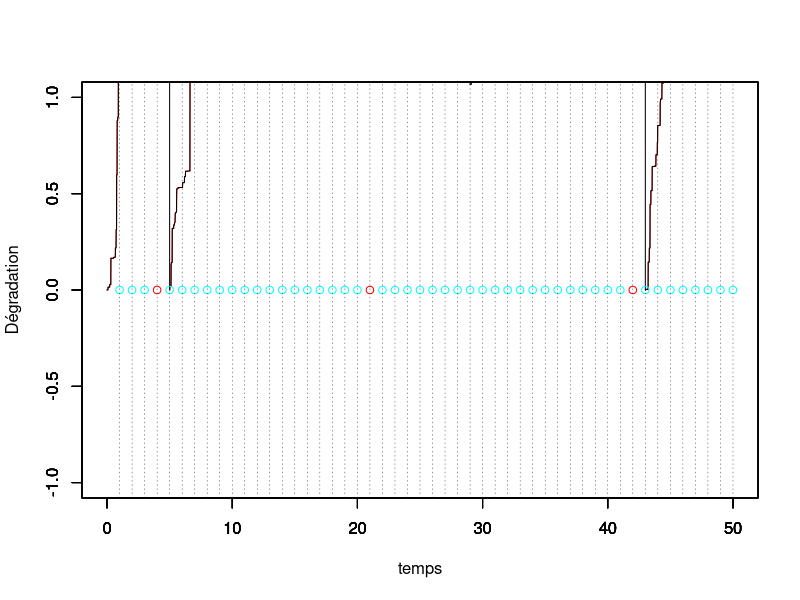
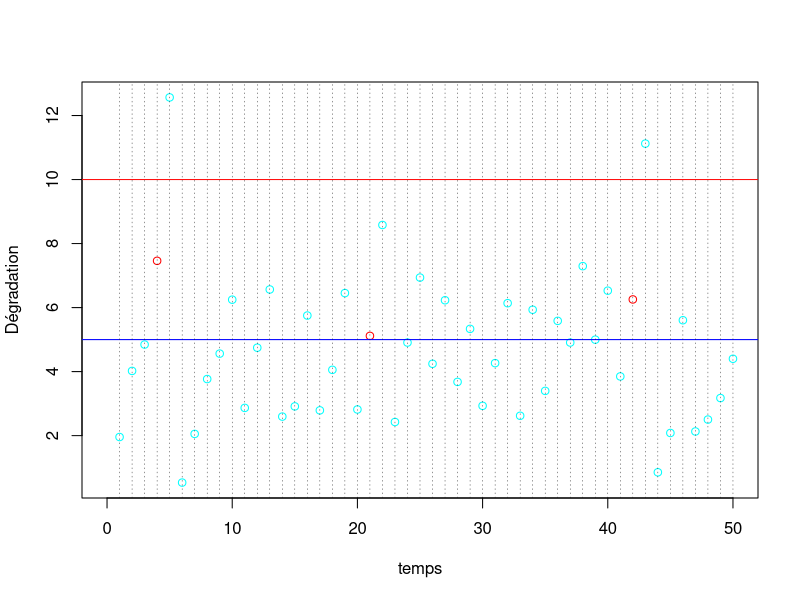
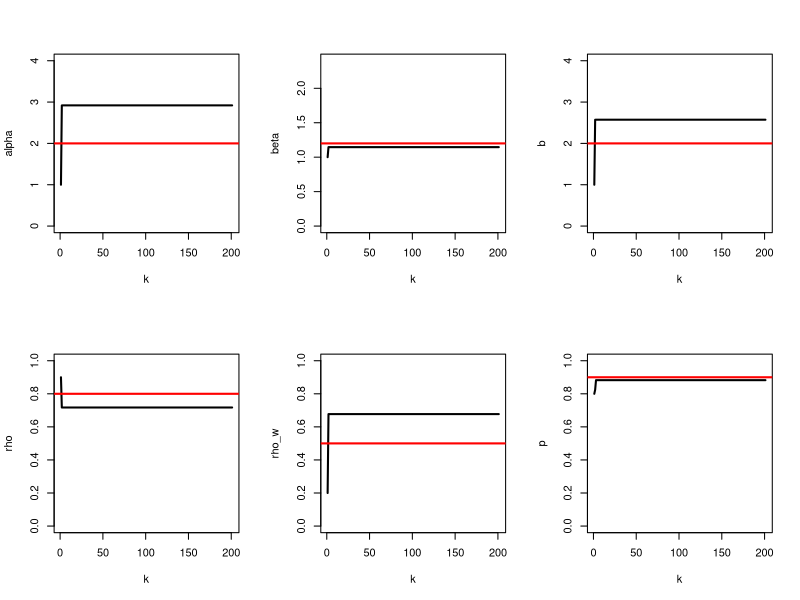

Here is the R script that generated these plots, in order:
#### Programme de simulation lorsqu'on observe uniquement la dégradation juste avant l'inspection
#### avec deux effets de la maintenance :
#### ARD inf avec rho in [0,1] avec proba p
#### ARD inf avec rho' pour les réparations néfastes avec proba 1-p



rm(list=ls())
library(ggplot2)
library(tidyverse)
library(dplyr)

# Nb de simulations
N<- 1
est.theta <- matrix(nrow=N,ncol=6)

tau <- 1 # intervalle inter-inspection
rho <- 0.8 # parametre ARDinf pour les maintenances efficaces avec proba p
rho_w <- 0.5 # parametre ARDinf pour les maintenances néfastes avec proba 1-p
p <- 0.9 # proba que la maintenance préventive soit efficace


L <- 5 # seuil pour MP
M <- 10 # seuil pout MC
tps.final <- 50 # fenêtre d'observation du processus

id.newcycle <- FALSE # Initialisation du nb de cycle de renouvellement

#set.seed(123)
# Simulation d'un processus gamma jusqu'au temps final
pas = 0.01 # pas de temps pour simuler le processus

alpha = 2 # paramètre de forme de Gamma a = alpha (t)^beta
beta = 1.2 # paramètre de forme  de Gamma
b=2   # paramètre d'échelle du Gamma
temps = seq(from = 0,to = tps.final,by = pas)
temps2 <- temps

theta <-c(alpha,beta,b,rho,rho_w,p)


n=length(temps)

nb.inspections<- floor(tps.final/tau) # nombre d'inspections max pendant la fenêtre d'observation.

temps.insp<-temps[tau/pas*(1:nb.inspections)+1] # temps des inspections (t_i dans le papier) sans tenir compte des renouvellements

for(kk in 1:N){
  obs<-numeric(nb.inspections) # données observées (pendant les inspections, à t_j^-)
  vect.b<-rep(1,nb.inspections) # données non observées =1 si PM efficace, 0 si worse
  Delta.P <-rep(0,nb.inspections) # Données observées = 1 si renouvellement
  
  j<-1 # indicateur prochaine inspection
  j.newcycle <- 0 # identifier le j où nouveau cycle
  nb.cycles <- 1 # compteur de cycles
  
  x=matrix(nrow=nb.inspections,ncol = n) # processus Gamma simulé, nb.lignes = nb.cycles
  x[nb.cycles,1] = 0     # initialisation du processus Gamma = 0 à t=0
  for(i in 2:n){
    x[nb.cycles,i] = x[nb.cycles,i-1] + rgamma(1,rate = b, shape = alpha*(temps2[i]^beta-temps2[i-1]^beta))
  }
  y=numeric(n) # processus Gamma maintenu
  y.tilde=numeric(n) # processus Gamma maintenu
  y[1]<-0
  y.tilde[1]<-0
  
  while (j<=nb.inspections) {
    # boucle sur un cycle de renouvellement
    if (id.newcycle){
      # on resimule un x depuis 0
      x[nb.cycles,1:((j-1)*tau/pas+1)] = 0     # initialisation du processus Gamma = 0 à t=0
      for(i in ((j-1)*tau/pas+2):n){
        x[nb.cycles,i] = x[nb.cycles,i-1] + rgamma(1,rate = b, shape = alpha*(temps[i-(j-1)*tau/pas+1]^beta-temps[i-(j-1)*tau/pas]^beta))
      }
      id.newcycle <- FALSE
    }
    # Changement 21/07 : remise du temps à 0 
    #  y.tilde[((j-1)*tau/pas+2):(j*(tau/pas)+1)]<-y[((j-1)*tau/pas+2):(j*(tau/pas)+1)]<-y[(j-1)*tau/pas+1]+ x[nb.cycles,((j-j.newcycle-1)*tau/pas+2):((j-j.newcycle)*(tau/pas)+1)]- x[nb.cycles,(j-j.newcycle-1)*tau/pas+1]
    
    #y.tilde[((j-1)*tau/pas+2):(j*(tau/pas)+1)]<-y[((j-1)*tau/pas+2):(j*(tau/pas)+1)]<-y[(j-1)*tau/pas+1]+ x[nb.cycles,((j-1)*tau/pas+2):(j*(tau/pas)+1)]- x[nb.cycles,(j-1)*tau/pas+1]
    y[((j-1)*tau/pas+2):(j*(tau/pas)+1)]<-y[(j-1)*tau/pas+1]+ x[nb.cycles,((j-1)*tau/pas+2):(j*(tau/pas)+1)]- x[nb.cycles,(j-1)*tau/pas+1]
    
    obs[j]<-y[j*tau/pas+1] # état dégradation à l'inspection (t_j^-)
    
    if (obs[j] < L) {
      print("no action")
    } else {
      if (obs[j]<M) {
        u<-runif(1)
        if (u>p){
          vect.b[j]<-0 # b=0 si worse, =1 si efficace
        }
        ifelse(u<=p,y[j*tau/pas+1]<-(1-rho)*y[j*tau/pas+1],y[j*tau/pas+1]<-(1+rho_w)*y[j*tau/pas+1])
        # on écrase (ARD infini)
      } else {
        y[j*tau/pas+1]<-0
        id.newcycle <- TRUE
        j.newcycle <- j
        if(j<nb.inspections){
          Delta.P[j]<-1
          nb.cycles <- nb.cycles+1
        } # 19/09/22 : Peu importe si la dernière inspection est une CM
        
        #     temps2[(j*tau/pas+1):n] <- temps[(j*tau/pas+1):n]-temps[j*tau/pas+1]
      }
    }
    j<-j+1
  }
  
  vect.u <- (obs<M)*(obs>L) # indicatrice u_i
  
  
  #df <- data.frame(temps,x,y)
  #mygraph <- ggplot(df,aes(x = temps)) +  
  #  geom_line(aes(y = y), color = "darkred") +
  #  geom_line(aes(y = x), color="steelblue", linetype="twodash") +
  #  geom_abline(slope = 0,intercept = L,color="blue") +
  #  geom_abline(slope = 0,intercept = M,color="red")
  
  
  temps.cycle<-c(0,tau*which(obs>M),tps.final)
  indice.temps.cycle <- c(1,tau/pas*(which(obs>M))+1,length(temps))
  
  
  # Calcul du vecteur s (cf. papier)
  #s<-temps[1:indice.temps.cycle[2]]
  #for(k in 2:nb.cycles){
  #  s.aux <- temps[(indice.temps.cycle[k]+1):indice.temps.cycle[k+1]]-temps[indice.temps.cycle[k]]
  #  s<-c(s,s.aux)
  #}
  
  #temps.insp.2<-c(0,s[tau/pas*(1:nb.inspections)+1]) # Ajout du 20/09/2022 : A mettre dans la LogL
  
  #dif.tps <- diff(temps.insp.2^beta)
  #dif.tps[dif.tps<0]<-1  # vecteur de longueur n prenant en compte les renouvellements (23/09/2022)
  
  
  for (k in 1:nb.cycles){
    plot(temps[indice.temps.cycle[k]:indice.temps.cycle[k+1]],x[k,indice.temps.cycle[k]:indice.temps.cycle[k+1]],col="red",type="l",ylim = c(0,max(y.tilde)),xlim = c(0,tps.final),xlab="",ylab="")
    par(new=T)
  }
  
  #plot(temps,y.tilde,type="l",ylim=c(0,max(y.tilde)),xlim = c(0,tps.final),ylab="",xlab="")
  plot(temps,y,type="l",ylim=c(0,max(y.tilde)),xlim = c(0,tps.final),ylab="",xlab="")
  
  
  par(new=T)
  vect.b.fact <- factor(vect.b)
  mescouleurs <- rainbow(length(levels(vect.b.fact)))
  plot(tau*(1:nb.inspections),numeric(length = nb.inspections),ylim=c(0,max(y.tilde)),type="p",xlim = c(0,tps.final),xlab = "temps",ylab="Dégradation",col=mescouleurs[vect.b.fact])
  abline(h=L,col="blue")
  abline(h=M,col="red")
  abline(v=tau*(1:nb.inspections), lty =3, col = grey(0.1), lwd = 0.45)
  
  vect.b.fact <- factor(vect.b)
  mescouleurs <- rainbow(length(levels(vect.b.fact)))
  plot(1:nb.inspections,obs,type="p",xlim = c(0,tps.final),xlab = "temps",ylab="Dégradation",col=mescouleurs[vect.b.fact])
  abline(h=L,col="blue")
  abline(h=M,col="red")
  abline(v=tau*(1:nb.inspections), lty =3, col = grey(0.1), lwd = 0.45)
  abline(v=81)
  
  
  
  
  #abline(v = tau*(1:nb.inspection))
  
  #####################################
  ############## Algo EM ##############
  #####################################
  
  # initialisation des paramètres
  K<- 200
  
  hat.theta<-matrix(nrow=K+1,ncol=6)
  hat.theta.new<-matrix(nrow=K+1,ncol=6)
  
  #hat.theta[1,] <- c(1.2,1.1,1.5,0.8,0.9,0.6) # (alpha,beta,b,rho,rho^\prime,p)
  hat.theta[1,] <- c(1,1,1,.9,.2,0.8)
  hat.theta.new[1,] <- c(1,1,1,.9,.2,0.8)
  
  # On ne définit les p.tildes[i] que lorsque u_{i-1}=1 
  ind.u<-which(vect.u[1:(nb.inspections-1)]==1)
  
  # Indice intervenant dans les sommes (i.e tel que u_{i-1}=1)
  ind.i.u<-rep(0,nb.inspections)
  ind.i.u[ind.u+1] <- 1
  
  # indice i lorsque Delta_{i-1}=1 et i différent de nb.inspections
  ind.Delta<-which(Delta.P[1:(nb.inspections-1)]==1)
  
  ind.i.Delta<-c(1,rep(0,nb.inspections-1))
  ind.i.Delta[ind.Delta+1] <- 1   # Pb si la dernière inspection est > M (15/09/22)
  
  
  
  
  #Définition des y_{t_{i-1}}
  obs.pre<-c(0,obs[1:(nb.inspections-1)])*(1-ind.i.Delta)
  
  temps.insp.pre <- c(0,temps.insp[1:(nb.inspections-1)])
  
  
  # Nouveaux temps d'inspection prennant en compte les renouvellements
  
  
  tps.insp.wR<-c(tau,rep(0,nb.inspections-1))
  tps.insp.pre.wR<-rep(0,nb.inspections)
  
  for(i in 2:nb.inspections){
    if(ind.i.Delta[i]==1){
      tps.insp.wR[i]<-tau
      tps.insp.pre.wR[i]<-0
    } else {
      tps.insp.wR[i]<-tps.insp.wR[i-1]+tau
      tps.insp.pre.wR[i]<-tps.insp.pre.wR[i-1]+tau
    }
  }
  
  data <- data.frame(temps.insp,temps.insp.pre,obs,obs.pre,vect.u,vect.b,ind.i.u,Delta.P,ind.i.Delta,tps.insp.wR,tps.insp.pre.wR)
  
  
  
  data1 <- filter(data,ind.i.u==1) # On ne garde que les y_i tq u_{i-1}=1
  data0 <- filter(data,ind.i.u==0)
  
  
  
  delta <- hat.theta[1,1]*(tps.insp.wR^hat.theta[1,2]-tps.insp.pre.wR^hat.theta[1,2])
  delta.new <- hat.theta.new[1,1]*(tps.insp.wR^hat.theta.new[1,2]-tps.insp.pre.wR^hat.theta.new[1,2])
  
  
  #p.tilde <- (hat.theta[1,6]*dgamma(obs-(1-c(0,Delta.P[1:(nb.inspections-1)]))*(1-hat.theta[1,4])^(c(0,vect.u[1:(nb.inspections-1)]))*c(0,obs[1:(nb.inspections-1)]),delta,rate=hat.theta[1,3]))/(hat.theta[1,6]*dgamma(obs-(1-c(0,Delta.P[1:(nb.inspections-1)]))*(1-hat.theta[1,4])^(c(0,vect.u[1:(nb.inspections-1)]))*c(0,obs[1:(nb.inspections-1)]),delta,rate=hat.theta[1,3])+(1-hat.theta[1,6])*dgamma(obs-(1-c(0,Delta.P[(nb.inspections-1)]))*(1+hat.theta[1,5])^(c(0,vect.u[1:(nb.inspections-1)]))*c(0,obs[1:(nb.inspections-1)]),delta,rate=hat.theta[1,3]))
  
  # p.tilde uniquement défini lorsque u_{i-1}=1
  
  #p.tilde <- ifelse(data1$obs/data1$obs.pre<=1,1,(hat.theta[1,6]*dgamma(data$obs[ind.i.u==1]-(1-hat.theta[1,4])*data$obs.pre[ind.i.u==1],delta[ind.i.u==1],rate=hat.theta[1,3]))/(hat.theta[1,6]*dgamma(data$obs[ind.i.u==1]-(1-hat.theta[1,4])*data$obs.pre[ind.i.u==1],delta[ind.i.u==1],rate=hat.theta[1,3])+(1-hat.theta[1,6])*dgamma(data$obs[ind.i.u==1]-(1+hat.theta[1,5])*data$obs.pre[ind.i.u==1],delta[ind.i.u==1],rate=hat.theta[1,3])))
  p.tilde <- ifelse(data1$obs/data1$obs.pre<=1,1,(hat.theta[1,6]*dgamma(data1$obs-(1-hat.theta[1,4])*data1$obs.pre,delta[ind.i.u==1],rate=hat.theta[1,3]))/(hat.theta[1,6]*dgamma(data$obs[ind.i.u==1]-(1-hat.theta[1,4])*data$obs.pre[ind.i.u==1],delta[ind.i.u==1],rate=hat.theta[1,3])+(1-hat.theta[1,6])*dgamma(data$obs[ind.i.u==1]-(1+hat.theta[1,5])*data$obs.pre[ind.i.u==1],delta[ind.i.u==1],rate=hat.theta[1,3])))
  p.tilde.new <- ifelse(data1$obs/data1$obs.pre<=1,1,(hat.theta.new[1,6]*dgamma(data1$obs-(1-hat.theta.new[1,4])*data1$obs.pre,delta.new[ind.i.u==1],rate=hat.theta.new[1,3]))/(hat.theta.new[1,6]*dgamma(data$obs[ind.i.u==1]-(1-hat.theta.new[1,4])*data$obs.pre[ind.i.u==1],delta.new[ind.i.u==1],rate=hat.theta.new[1,3])+(1-hat.theta.new[1,6])*dgamma(data$obs[ind.i.u==1]-(1+hat.theta.new[1,5])*data$obs.pre[ind.i.u==1],delta.new[ind.i.u==1],rate=hat.theta.new[1,3])))
  
  
  
  data.temp<-data.frame(data1,p.tilde)
  data1.rhow<-filter(data.temp,p.tilde<1)
  data0.rhow<-filter(data.temp,p.tilde==1)
  
  # Ajout du 16/11/22 : filtrer lorsque obs < obs.pre pour estimer rho !
  
  data1.rho <- filter(data1,data1$obs<data1$obs.pre)
  
  # Définition de la borne inf pour rho
  lower.rho <- max(1-data1$obs/data1$obs.pre)
  
  # Définition de la borne sup pour rhow en enlevant les cas où p.tilde = 1
  upper.rhow <- min(data1.rhow$obs/data1.rhow$obs.pre-1)
  
  
  
  
  #data1.rho<-filter(data1,comp.p.tilde>0)
  
  # forcer les p.tilde = 1 lorsque y_i/y_{i-1}<1 !
  
  # p.tilde[which(data1$obs/data1$obs.pre<=1)] <- 1
  
  for (k in 2:(K+1)){
    hat.theta[k,6]<-mean(p.tilde) # mise à jour de p
    hat.theta.new[k,6]<-mean(p.tilde.new) # mise à jour de p
    
    # Calcul des delta_i
    #  num.b<-sum(hat.theta[k-1,1]*(temps.insp^hat.theta[k-1,2]-(c(0,temps.insp[1:(nb.inspections-1)]))^hat.theta[k-1,2]))
    
    # Mise à jour du 23/09/2022
    # theta <-c(alpha,beta,b,rho,rho_w,p)
    hat.theta[k,4:5]<-c(lower.rho,upper.rhow)
    
    # 10/11/2022 : On peut estimer rho pour toutes les obs tq obs<obs.pre
    
    esp.logL.abc <- function(x){
      # x[1] : alpha
      # x[2] : beta
      # x[3] : b
      # Cette function calcule la log vraisemblance tq obs < obs.pre
      sum(log(dgamma(data0$obs-data0$obs.pre,shape =x[1]*(data0$tps.insp.wR^x[2]-data0$tps.insp.pre.wR^x[2]),rate = x[3])))
    }
    par <- hat.theta[k-1,1:3]
    hat.theta.new[k,1:3] <- optim(par,esp.logL.abc,control = list(fnscale=-1))$par
    # Mise à jour des delta
    delta.new <- hat.theta.new[k,1]*(tps.insp.wR^hat.theta.new[k,2]-tps.insp.pre.wR^hat.theta.new[k,2])
    
    esp.logL <- function(x){
      # x[1] : alpha
      # x[2] : beta
      # x[3] : b
      # x[4] : rho
      # x[5] : rho_w
      part.0 <- sum(log(dgamma(data0$obs-data0$obs.pre,shape =x[1]*(data0$tps.insp.wR^x[2]-data0$tps.insp.pre.wR^x[2]),rate = x[3])))
      #part.1 <- sum(p.tilde*log(dgamma(x = data1$obs-(1-x[4])*data1$obs.pre,shape=x[1]*(data1$tps.insp.wR^x[2]-data1$tps.insp.pre.wR^x[2]),rate=x[3])))
#      part.1 <- sum(p.tilde*log(dgamma(x = data1$obs-(1-hat.theta[k,4])*data1$obs.pre,shape=x[1]*(data1$tps.insp.wR^x[2]-data1$tps.insp.pre.wR^x[2]),rate=x[3])))
      #part.1.w <- sum((1-data1.rhow$p.tilde)*log(dgamma(x = data1.rhow$obs-(1+x[5])*data1.rhow$obs.pre,shape=x[1]*(data1.rhow$tps.insp.wR^x[2]-data1.rhow$tps.insp.pre.wR^x[2]),rate=x[3])))
#      part.1.w <- sum((1-data1.rhow$p.tilde)*log(dgamma(x = data1.rhow$obs-(1+hat.theta[k,5])*data1.rhow$obs.pre,shape=x[1]*(data1.rhow$tps.insp.wR^x[2]-data1.rhow$tps.insp.pre.wR^x[2]),rate=x[3])))
#      return(part.0+part.1+part.1.w)
      return(part.0)
    }
    #par <- hat.theta[k-1,1:5]
    par <- hat.theta[k-1,1:3]
    #hat.theta[k,1:5] <- optim(par,esp.logL,method = "L-BFGS-B",lower=c(10^(-1),10^(-1),10^(-1),10^(-1),10^(-1)),upper=c(10,10,10,10,10),control = list(fnscale=-1))$par
    #hat.theta[k,1:5] <- optim(par,esp.logL,control = list(fnscale=-1))$par
    hat.theta[k,1:3] <- optim(par,esp.logL,control = list(fnscale=-1))$par
    
    #   num.b<-sum(hat.theta[k-1,1]*dif.tps)
    
    #  det.b.1 <- sum(data$obs[ind.i.u==0]-data$obs.pre[ind.i.u==0])
    #  det.b.2 <- sum(p.tilde*(data$obs[ind.i.u==1]-(1-hat.theta[k-1,4])*data$obs.pre[ind.i.u==1])+(1-p.tilde)*(data$obs[ind.i.u==1]-(1+hat.theta[k-1,5])*data$obs.pre[ind.i.u==1]))
    
    #  det.b<-det.b.1+det.b.2  
    #  hat.theta[k,3]<-num.b/det.b # mise à jour de b
    
    # Pour la mise à jour de rho et rho_w, on utilise optim car uniroot ne marche pas... 
    # En effet, plusieurs valeurs annulent la dérivée...
    
    f.rho.new <- function(x){
      
    }
    
    
    
    f.rho <- Vectorize(function(x){
      y.rho <- data$obs[ind.i.u==1] - (1-x)*data$obs.pre[ind.i.u==1]
      
      logy.rho<-ifelse(y.rho<=0,-1e8,log(y.rho))
      
      return(-hat.theta[k,3]*sum(p.tilde*y.rho)+sum(p.tilde*(delta[ind.i.u==1]-1)*logy.rho))
    })
    #  hat.theta[k,4]<-optimize(f.rho,c(lower.rho,1),maximum = T)$maximum
    
    f.rhow <- Vectorize(function(x){
      
      # UNE COUILLE ICI 
      # cond <- (p.tilde < 1) & (ind.i.u == 1)
      delta.rhow <- hat.theta[k-1,1]*(data1.rhow$temps.insp^hat.theta[k-1,2]-data1.rhow$temps.insp.pre^hat.theta[k-1,2])
      # 
      y.rhow <-data1.rhow$obs - (1+x)*data1.rhow$obs.pre
      # logy.rhow<-ifelse(y.rhow<=0,-Inf,log(y.rhow))
      logy.rhow<-ifelse(y.rhow<=0,-1e8,log(y.rhow))
      return(-hat.theta[k,3]*sum((1-data1.rhow$p.tilde)*y.rhow)+sum((1-data1.rhow$p.tilde)*(delta.rhow-1)*logy.rhow))
    })
    
    
    #  hat.theta[k,5]<-optimize(f.rhow,c(0,upper.rhow),maximum = T)$maximum
    
    # Mise à jour de alpha et beta
    
    #  y.u.0 <- data$obs[ind.i.u==0]-(1-Delta.P[ind.i.u==0])*data$obs.pre[ind.i.u==0]
    #  y.rho  <- data$obs[ind.i.u==1]-(1-hat.theta[k,4])*data$obs.pre[ind.i.u==1]
    #  y.rhow <- data$obs[ind.i.u==1]-(1+hat.theta[k,5])*data$obs.pre[ind.i.u==1]
    #  logy.u.O <- ifelse(y.u.0<=0,-1e8,log(y.u.0))
    #  logy.rho<-ifelse(y.rho<=0,-1e8,log(y.rho))
    #  logy.rhow<-ifelse(y.rhow<=0,-1e8,log(y.rhow))
    
    
    # f.ab <- function(x){
    #    delta.u.0 <- x[1]*(data$temps.insp[ind.i.u==0]^x[2]-data$temps.insp.pre[ind.i.u==0]^x[2])
    #    delta.u.1 <- x[1]*(data$temps.insp[ind.i.u==1]^x[2]-data$temps.insp.pre[ind.i.u==1]^x[2])
    #    delta.n   <- x[1]*(data$temps.insp^x[2]-data$temps.insp.pre^x[2]) # tous les delta_i
    #  
    #    return(sum(delta.n)*log(hat.theta[k,3])-sum(log(gamma(delta.n)))+sum((delta.u.0-1)*logy.u.O)+sum(p.tilde*(delta.u.1-1)*logy.rho+(1-p.tilde)*(delta.u.1-1)*ifelse(p.tilde==1,0,logy.rhow)))
    #  }
    #  hat.theta[k,1:2]<-optim(hat.theta[k-1,1:2],f.ab,control=list(fnscale=-1))$par
    
    
    
    # Mise à jour des delta.i
    #delta <- hat.theta[k,1]*(data$temps.insp^hat.theta[k,2]-data$temps.insp.pre^hat.theta[k,2])
    delta <- hat.theta[k,1]*(tps.insp.wR^hat.theta[k,2]-tps.insp.pre.wR^hat.theta[k,2])
    
    #dif.tps <- diff(temps.insp.2^hat.theta[k,2])
    #dif.tps[dif.tps<0]<-0
    
    #delta <- hat.theta[k,1]*dif.tps
    
    
    # Mise à jour des p.tilde
    #p.tilde <- ifelse(data1$obs/data1$obs.pre<=1,1,(hat.theta[k,6]*dgamma(data$obs[ind.i.u==1]-(1-hat.theta[k,4])*data$obs.pre[ind.i.u==1],delta[ind.i.u==1],rate=hat.theta[k,3]))/(hat.theta[k,6]*dgamma(data$obs[ind.i.u==1]-(1-hat.theta[k,4])*data$obs.pre[ind.i.u==1],delta[ind.i.u==1],rate=hat.theta[k,3])+(1-hat.theta[k,6])*dgamma(data$obs[ind.i.u==1]-(1+hat.theta[k,5])*data$obs.pre[ind.i.u==1],delta[ind.i.u==1],rate=hat.theta[k,3])))
    p.tilde <- ifelse(data1$obs/data1$obs.pre<=1,1,(hat.theta[k,6]*dgamma(data1$obs-(1-hat.theta[k,4])*data1$obs.pre,delta[ind.i.u==1],rate=hat.theta[k,3]))/(hat.theta[k,6]*dgamma(data$obs[ind.i.u==1]-(1-hat.theta[k,4])*data$obs.pre[ind.i.u==1],delta[ind.i.u==1],rate=hat.theta[k,3])+(1-hat.theta[k,6])*dgamma(data$obs[ind.i.u==1]-(1+hat.theta[k,5])*data$obs.pre[ind.i.u==1],delta[ind.i.u==1],rate=hat.theta[k,3])))
    
    
    data.temp <- data.frame(data1,p.tilde)
    data1.rhow <- filter(data.temp,p.tilde<1)
    #upper.rhow <- min(data1.rhow$obs/data1.rhow$obs.pre-1)
    
    
    print(paste("la valeur de alpha à l'étape ",k," est : ",round(hat.theta[k,1],2)," (vraie valeur : ",theta[1],")"))
    print(paste("la valeur de beta à l'étape ",k," est : ",round(hat.theta[k,2],2)," (vraie valeur : ",theta[2],")"))
    print(paste("la valeur de b à l'étape ",k," est : ",round(hat.theta[k,3],2)," (vraie valeur : ",theta[3],")"))
    print(paste("la valeur de rho à l'étape ",k," est : ",round(hat.theta[k,4],2)," (vraie valeur : ",theta[4],")"))
    print(paste("la valeur de rho_w à l'étape ",k," est : ",round(hat.theta[k,5],2)," (vraie valeur : ",theta[5],")"))
    print(paste("la valeur de p à l'étape ",k," est : ",round(hat.theta[k,6],2)," (vraie valeur : ",theta[6],")"))
    print("==============================================================")
  }
  est.theta[kk,] <-hat.theta[K+1,]
  
  
  # Identifier les p.tildes <1
  ind.poor.maintenance <- which(data1$vect.b==0)
  
  # Maintenance où yappartient à [L,M]
  cbind(temps.insp[ind.u],vect.b[ind.u],1-p.tilde)
  
  # PLOT 
  par(mfrow = c(2, 3))
  plot(hat.theta[, 1], type = "l", lwd = 2, ylim = c(0,2*alpha),xlab="k",ylab="alpha")
  abline(h = alpha, col = "red", lwd = 2)^
    plot(hat.theta[, 2], type = "l", lwd = 2, ylim = c(0,2*beta),xlab="k",ylab="beta")
  abline(h = beta, col = "red", lwd = 2)
  plot(hat.theta[, 3], type = "l", lwd = 2, ylim = c(0,2*b),xlab="k",ylab="b")
  abline(h = b, col = "red", lwd = 2)
  plot(hat.theta[, 4], type = "l", lwd = 2, ylim = c(0,1),xlab="k",ylab="rho")
  abline(h = rho, col = "red", lwd = 2)
  plot(hat.theta[, 5], type = "l", lwd = 2, ylim = c(0,1),xlab="k",ylab="rho_w")
  abline(h = rho_w, col = "red", lwd = 2)
  plot(hat.theta[, 6], type = "l", lwd = 2, ylim = c(0,1),xlab="k",ylab="p")
  abline(h = p, col = "red", lwd = 2)
  
}
